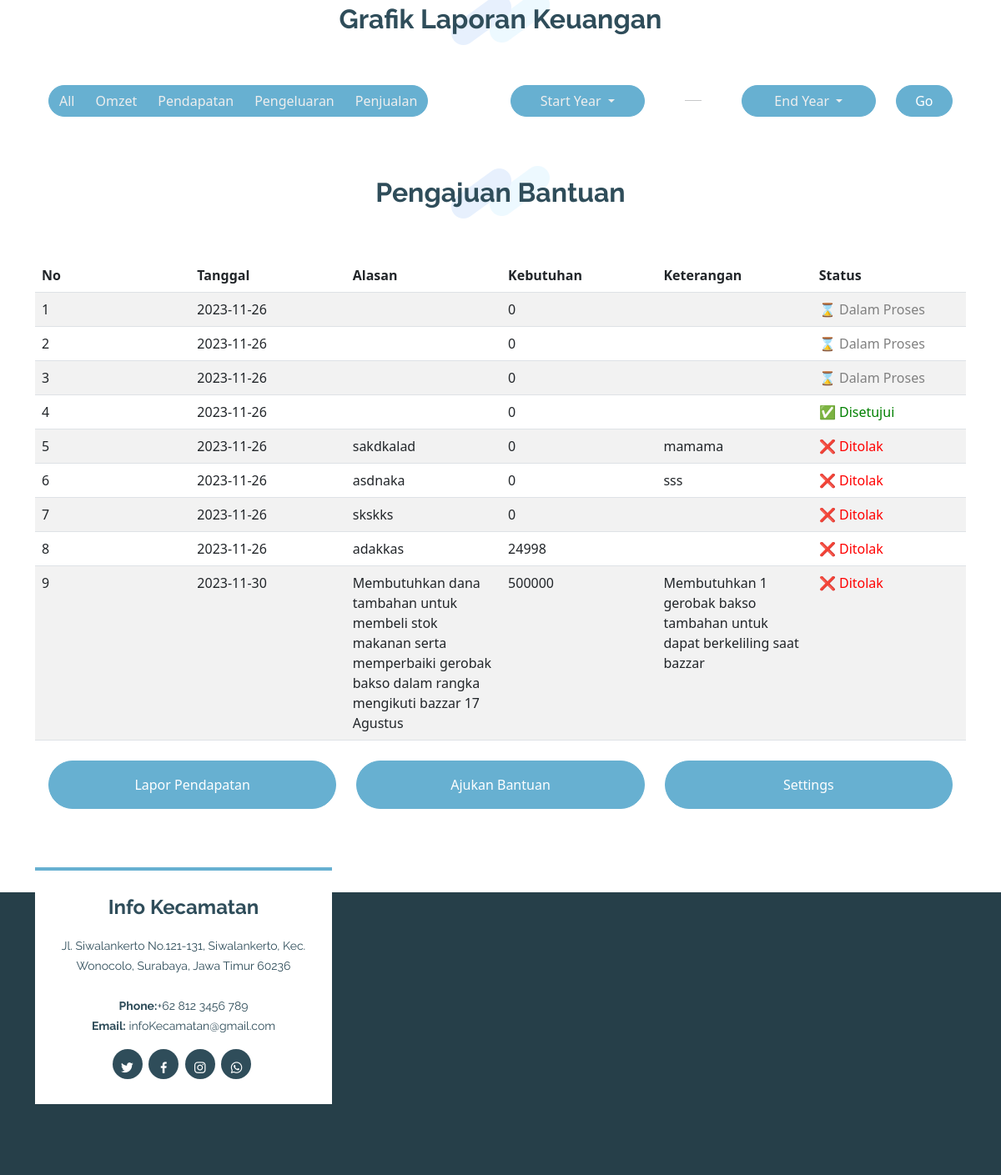
Page /profile.php (signed in, lower part) on the earlier database version.
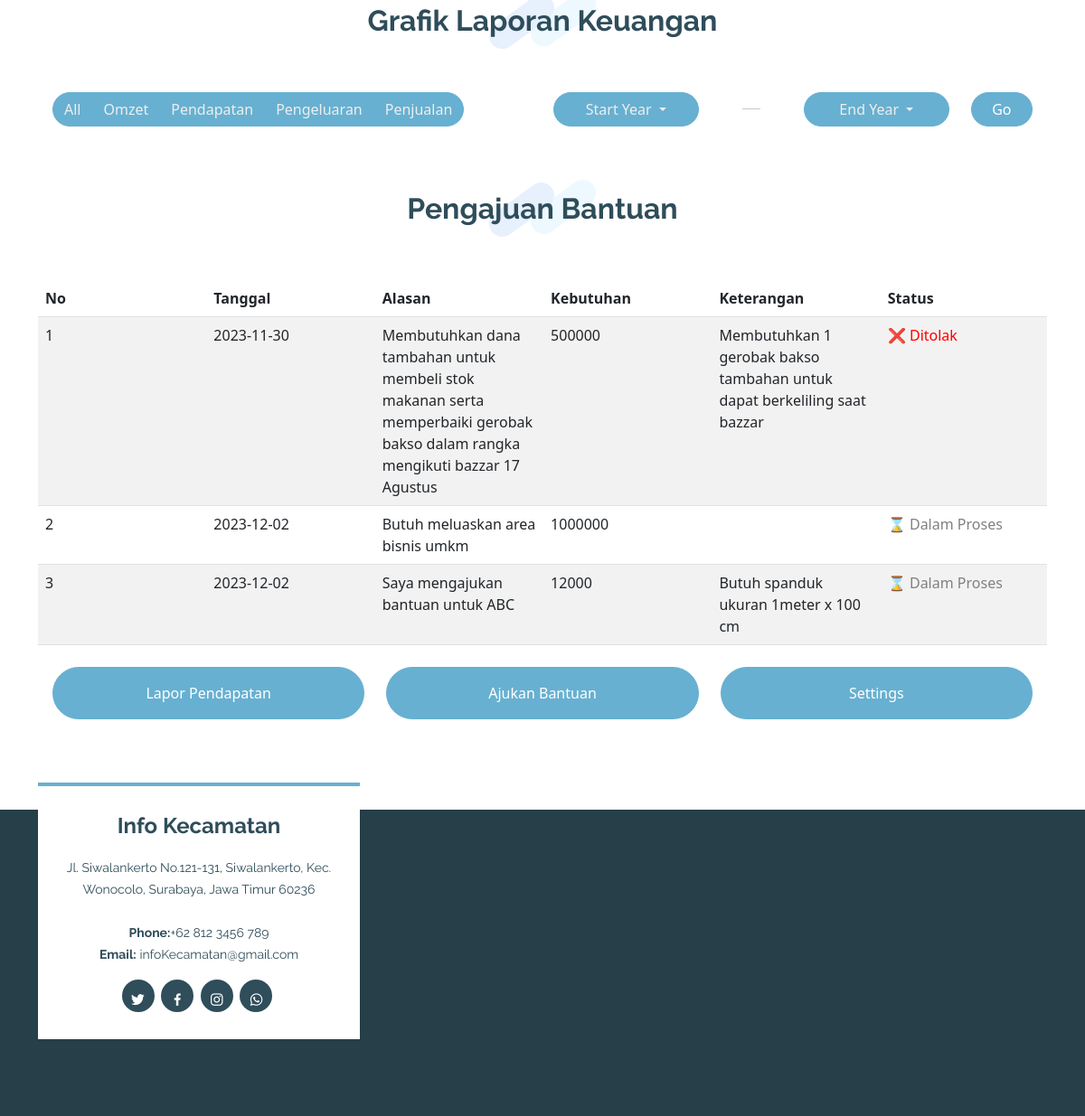
Same page on the later database version.
### tables this page shows
CREATE TABLE `bantuan` (
  `id` int(11) NOT NULL,
  `id_umkm` int(11) NOT NULL,
  `tanggal` date DEFAULT current_timestamp(),
  `alasan` varchar(255) NOT NULL,
  `dokumen_pendukung` longblob NOT NULL,
  `kebutuhan_dana_nominal` int(11) DEFAULT NULL,
  `kebutuhan_dana_rincian` text DEFAULT NULL,
  `kebutuhan_tenda` tinyint(4) DEFAULT NULL,
  `kebutuhan_gerobak` tinyint(4) DEFAULT NULL,
  `kebutuhan_spanduk` tinyint(4) DEFAULT NULL,
  `kebutuhan_lainnya_ket` text DEFAULT NULL,
  `keterangan` text DEFAULT NULL,
  `status` int(11) NOT NULL DEFAULT 2
);

### profile.php (the view, shortened to what this page needs)
<?php
require 'connect.php';
?>
<!DOCTYPE html>
<html lang="en">
<head>
  <link href="assets/vendor/aos/aos.css" rel="stylesheet">
  <link href="assets/vendor/bootstrap/css/bootstrap.min.css" rel="stylesheet">
  <link href="assets/vendor/bootstrap-icons/bootstrap-icons.css" rel="stylesheet">
  <link href="assets/vendor/boxicons/css/boxicons.min.css" rel="stylesheet">
  <link href="assets/vendor/glightbox/css/glightbox.min.css" rel="stylesheet">
  <link href="assets/vendor/swiper/swiper-bundle.min.css" rel="stylesheet">
  <link href="assets/css/style.css" rel="stylesheet">
  <link href="https://cdnjs.cloudflare.com/ajax/libs/font-awesome/4.7.0/css/font-awesome.min.css" rel="stylesheet">
  <link href="https://cdn.jsdelivr.net/npm/bootstrap@5.3.2/dist/css/bootstrap.min.css" rel="stylesheet"
>
  <link rel="stylesheet" href="//cdn.jsdelivr.net/npm/sweetalert2@11/dist/sweetalert2.min.css" id="theme-styles">
  <link rel="stylesheet" href="https://cdn.datatables.net/1.13.7/css/dataTables.bootstrap5.min.css">
  <link rel="stylesheet" href="https://cdnjs.cloudflare.com/ajax/libs/twitter-bootstrap/5.3.0/css/bootstrap.min.css">
</head>
<body>
  <main id="main">
    <div class="container mt-5">
      <div class="section-title" data-aos="fade-in" data-aos-delay="100">
        <h2>Grafik Laporan Keuangan</h2>
      </div>
      <div class="row px-3 align-items-center">
        <div class="col-lg-6">
          <div class="btn-group rounded-pill" role="group" aria-label="Filter buttons">
            <button type="button" class="btn btn-filter" data-filter="all">All</button>
            <button type="button" class="btn btn-filter" data-filter="Omzet">Omzet</button>
            <button type="button" class="btn btn-filter" data-filter="Pendapatan">Pendapatan</button>
            <button type="button" class="btn btn-filter" data-filter="Pengeluaran">Pengeluaran</button>
            <button type="button" class="btn btn-filter" data-filter="Penjualan">Penjualan</button>
          </div>
        </div>
        <div class="col-lg-2">
          <button class="btn btn-filterStartYear dropdown-toggle w-100" type="button" id="startYearFilter"
            data-toggle="dropdown" aria-haspopup="true" aria-expanded="false">
            Start Year
          </button>
        </div>
        <div class="col-lg-1">
          <hr class="my-1" style="width: 20px; margin:auto;">
        </div>
        <div class="col-lg-2">
          <button class="btn btn-filterEndYear dropdown-toggle w-100" type="button" id="endYearFilter"
            data-toggle="dropdown" aria-expanded="false">
            End Year
          </button>
        </div>
        <div class="col-lg-1">
          <button class="btn btn-go w-100" type="button" id="goFilter" data-toggle="dropdown" aria-expanded="false">
            Go
          </button>
        </div>
      </div>
    </div>
    <div class="container mt-5">
      <div class="section-title" data-aos="fade-in" data-aos-delay="100">
        <h2>Pengajuan Bantuan</h2>
      </div>
      <table id="tableBantuan" class="table table-striped nowrap" style="width:100%">
        <thead>
          <tr>
            <th>No</th>
            <th>Tanggal</th>
            <th>Alasan</th>
            <th>Kebutuhan</th>
            <th>Keterangan</th>
            <th>Status</th>
          </tr>
        </thead>
        <tbody>
          <?php
          $sql = "SELECT * FROM bantuan";
          $stmt = $conn->query($sql)->fetchAll();
          $no = 1;
          foreach ($stmt as $row) {
            ?>
            <tr>
              <td>
                <?php echo $no ?>
              </td>
              <?php $no++ ?>
              <td>
                <?php echo $row['tanggal'] ?>
              </td>
              <td>
                <?php echo $row['alasan'] ?>
              </td>
              <td>
                <?php echo $row['kebutuhan_dana_nominal'] ?>
              </td>
              <td>
                <?php echo $row['keterangan'] ?>
              </td>
              <td>
                <?php
                switch ($row['status']) {
                  case 0:
                    echo '<span style="color:red">❌ Ditolak</span>';
                    break;
                  case 1:
                    echo '<span style="color:green">✅ Disetujui</span>';
                    break;
                  case 2:
                    echo '<span style="color:grey">⌛ Dalam Proses</span>';
                    break;
                }
                ?>
              </td>
            </tr>
            <?php
          }
          ?>
        </tbody>
      </table>
    </div>
    <div class="container mt-4">
      <div class="row px-3 ">
        <div class="d-grid col-4">
          <a href="laporPendapatan.php" class="btn btn-primary px-4 py-3">Lapor Pendapatan</a>
        </div>
        <div class="d-grid col-4">
          <a href="bantuan.php" class="btn btn-primary px-4 py-3">Ajukan Bantuan</a>
        </div>
        <div class="d-grid col-4">
          <a href="" class="btn btn-primary px-4 py-3">Settings</a>
        </div>
      </div>
    </div>
  </main>
  <?php include "template/footer.php"; ?>
</body>
</html>

Differences in the rows shown:
removed bantuan: tanggal "2023-11-26", kebutuhan_dana_nominal "0", status "⌛ Dalam Proses"
removed bantuan: tanggal "2023-11-26", kebutuhan_dana_nominal "0", status "⌛ Dalam Proses"
removed bantuan: tanggal "2023-11-26", kebutuhan_dana_nominal "0", status "⌛ Dalam Proses"
removed bantuan: tanggal "2023-11-26", kebutuhan_dana_nominal "0", status "✅ Disetujui"
removed bantuan: tanggal "2023-11-26", alasan "sakdkalad", kebutuhan_dana_nominal "0", keterangan "mamama", status "❌ Ditolak"
removed bantuan: tanggal "2023-11-26", alasan "asdnaka", kebutuhan_dana_nominal "0", keterangan "sss", status "❌ Ditolak"
removed bantuan: tanggal "2023-11-26", alasan "skskks", kebutuhan_dana_nominal "0", status "❌ Ditolak"
removed bantuan: tanggal "2023-11-26", alasan "adakkas", kebutuhan_dana_nominal "24998", status "❌ Ditolak"
added bantuan: tanggal "2023-12-02", alasan "Butuh meluaskan area bisnis umkm", kebutuhan_dana_nominal "1000000", status "⌛ Dalam Proses"
added bantuan: tanggal "2023-12-02", alasan "Saya mengajukan bantuan untuk ABC", kebutuhan_dana_nominal "12000", keterangan "Butuh spanduk ukuran 1meter x 100 cm", status "⌛ Dalam Proses"
